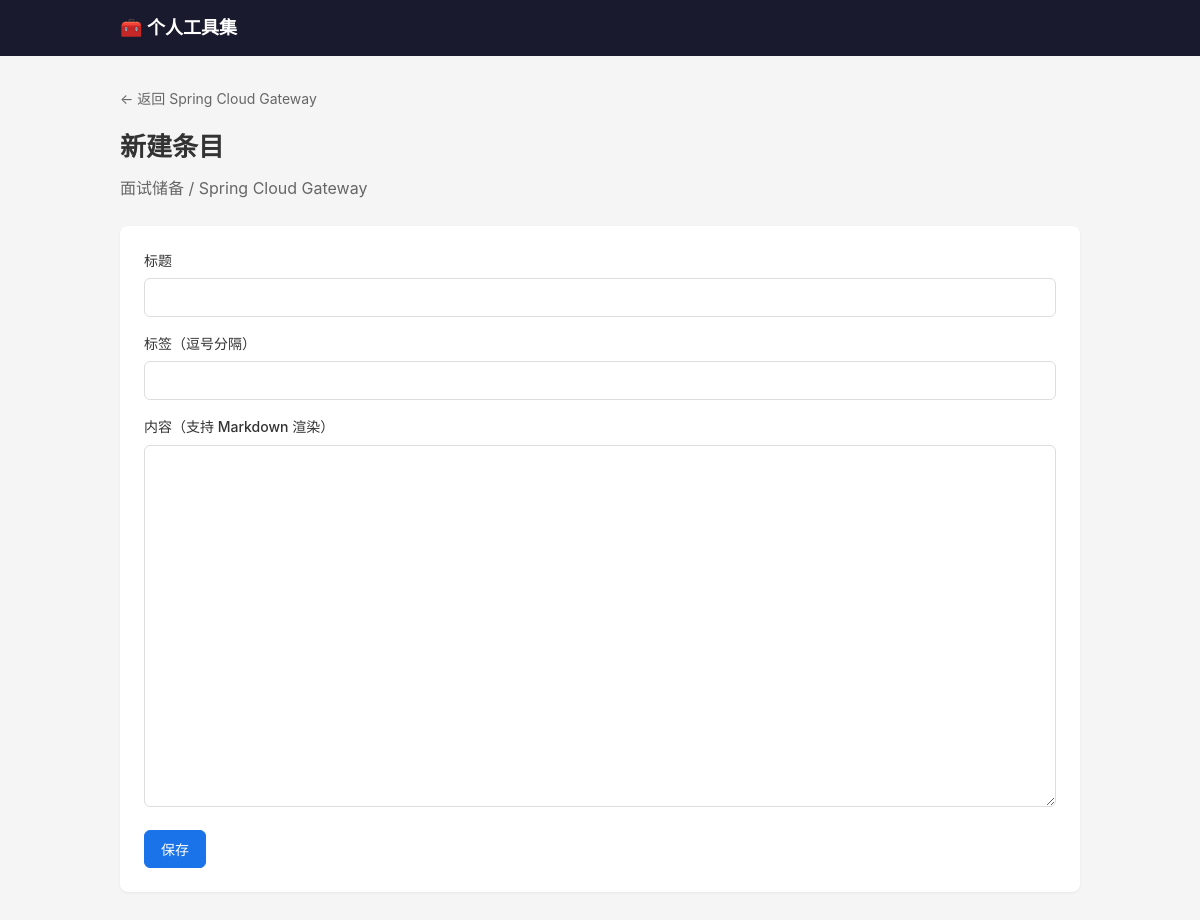
/skillset/stack/1/entry/new, run on an earlier commit of the app's database.
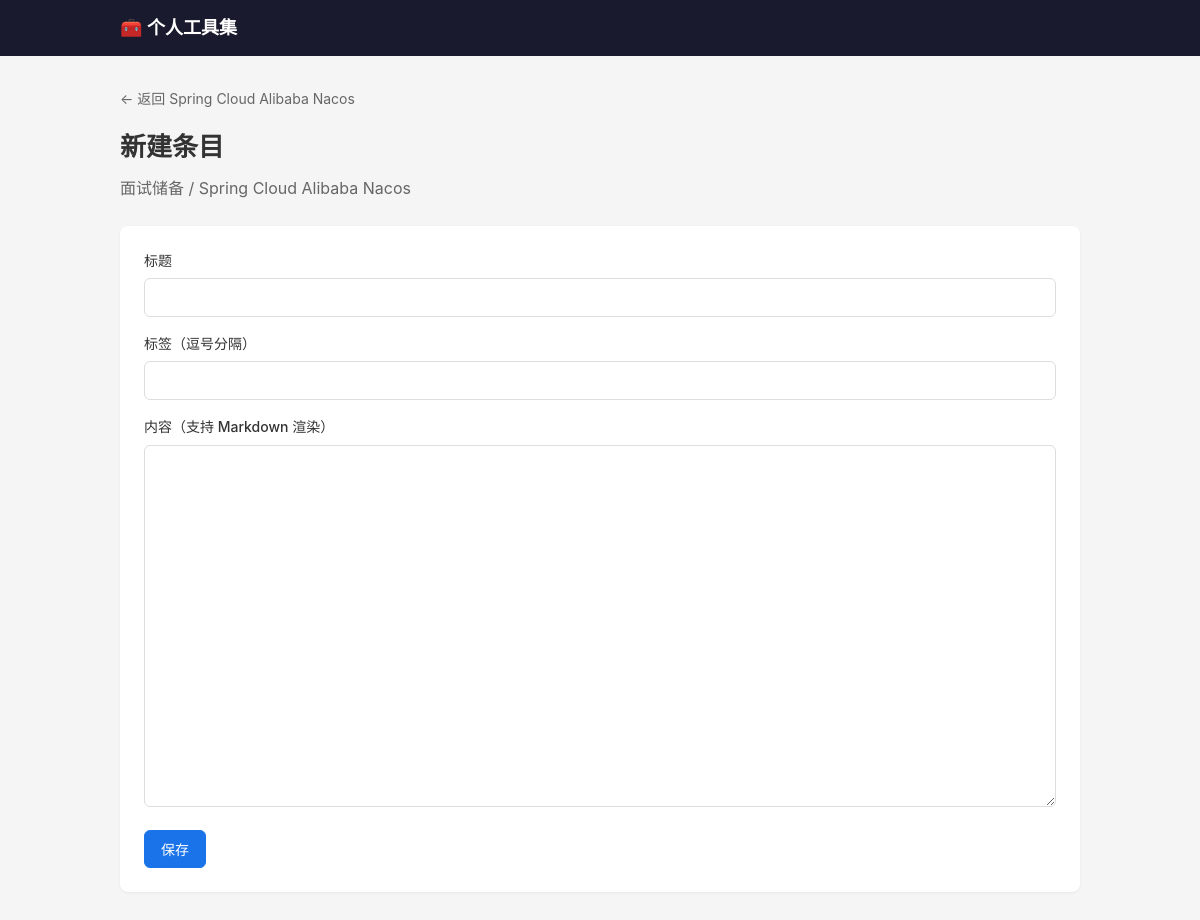
And on a later commit of the database.
### tables this page shows
CREATE TABLE stack (
            id INTEGER PRIMARY KEY AUTOINCREMENT,
            tool_id INTEGER NOT NULL,
            name TEXT NOT NULL,
            description TEXT DEFAULT '',
            sort_order INTEGER DEFAULT 0,
            is_deprecated INTEGER DEFAULT 0,
            created_at TIMESTAMP DEFAULT CURRENT_TIMESTAMP,
            FOREIGN KEY (tool_id) REFERENCES tool(id) ON DELETE CASCADE,
            UNIQUE(tool_id, name)
        );

### tools/skillset/routes.py (the view, shortened to what this page needs)
@bp.route("/stack/<int:stack_id>/entry/new", methods=["GET", "POST"])
def entry_new(stack_id):
    stack = Stack.get_by_id(stack_id)
    if not stack:
        return "技术栈不存在", 404
    tool = Tool.get_by_id(stack["tool_id"])
    return render_template("entry_form.html", tool=tool, stack=stack, entry=None)

### db.py (called while the page is built)
def get_db():
    conn = sqlite3.connect(str(DB_PATH))
    conn.row_factory = sqlite3.Row
    conn.execute("PRAGMA foreign_keys = ON")
    return conn

### tools/skillset/models.py (called while the page is built)
    @staticmethod
    def get_by_id(tool_id):
        db = get_db()
        return db.execute("SELECT * FROM tool WHERE id = ?", (tool_id,)).fetchone()

    @staticmethod
    def get_by_id(stack_id):
        db = get_db()
        return db.execute("SELECT * FROM stack WHERE id = ?", (stack_id,)).fetchone()

### templates/skillset/entry_form.html (shortened to what this page needs)
{% extends "base.html" %}
{% block content %}
<div class="container">
    <a href="{{ url_for('.stack_detail', stack_id=stack.id) }}" class="back-link">← 返回 {{ stack.name }}</a>
    <h1>{% if entry %}编辑{% else %}新建{% endif %}条目</h1>
    <p class="desc">{{ tool.name }} / {{ stack.name }}</p>
    <form method="POST" class="entry-form">
        <div class="form-group">
            <label for="title">标题</label>
            <input type="text" name="title" id="title" value="{{ entry.title if entry else '' }}" required>
        </div>
        <div class="form-group">
            <label for="tags">标签（逗号分隔）</label>
            <input type="text" name="tags" id="tags" value="{{ entry.tags if entry else '' }}">
        </div>
        <div class="form-group">
            <label for="content">内容（支持 Markdown 渲染）</label>
            <textarea name="content" id="content" rows="20">{{ entry.content if entry else '' }}</textarea>
        </div>
        <button type="submit" class="btn btn-primary">保存</button>
    </form>
</div>
{% endblock %}

What changed in the data, as far as the page shows it:
changed stack: name "Spring Cloud Gateway" → "Spring Cloud Alibaba Nacos"
